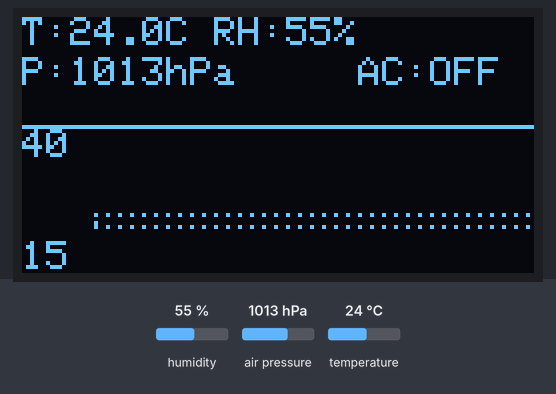
Bench run of a program on a simulated ESP32. Shown: 128×64 one-colour display. Inputs (shaded band) come from the test bench; at power-on: temperature 24 °C, humidity 55 %, air pressure 1013 hPa. What the program prints to the serial monitor is not drawn.

Above: at 2.7 s.
2.8 s: temperature set to 28 °C
At 5.4 s:
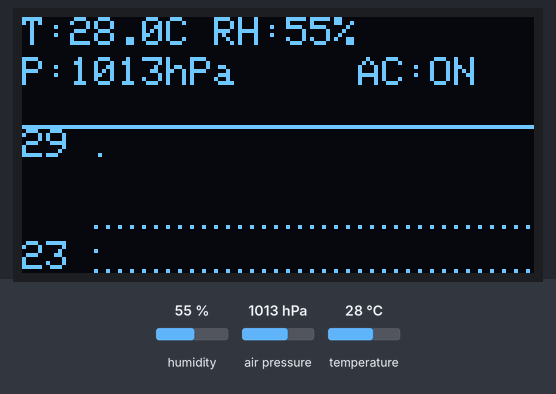
8.8 s: temperature set to 12 °C
At 11.1 s:
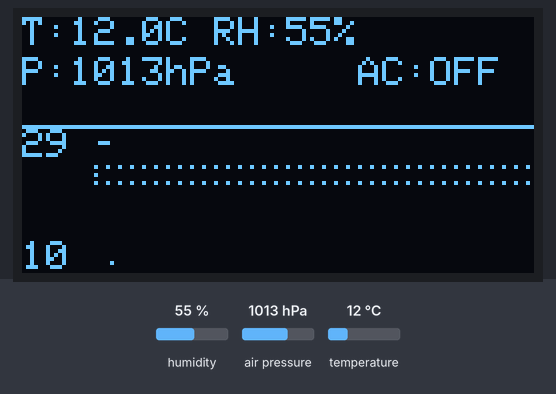
14.8 s: humidity set to 22 %
At 16.8 s:
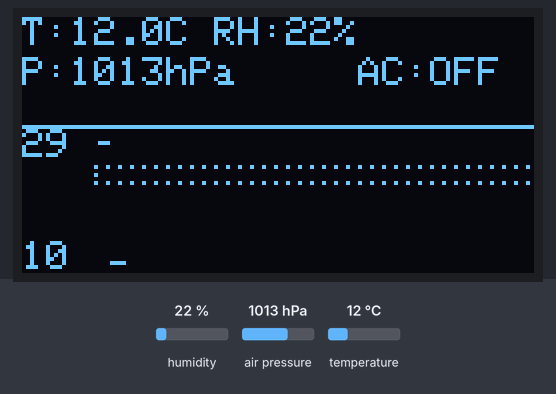
19.6 s: air pressure set to 952 hPa
At 21.1 s:
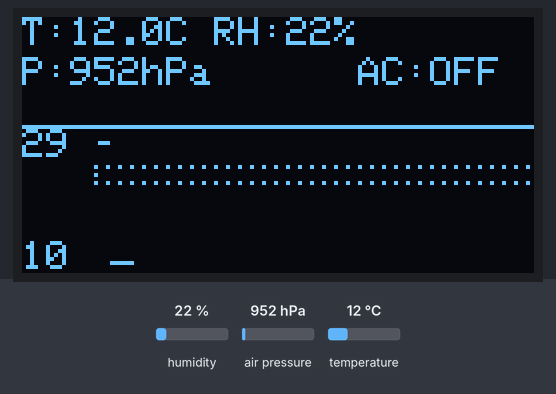
Timing chart, 0 to 22.6 s (numbered marks = the images above; inputs shaded):
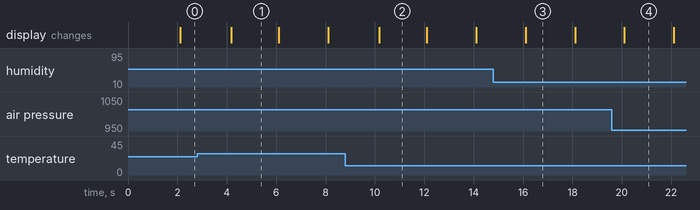

Measured:
- after the input at 2.8 s, the display: changes after 1.4 s (image 1)
- after the input at 8.8 s, the display: changes after 1.4 s (image 2)

The program:

main.cpp
```cpp
#include <Arduino.h>
#include <Wire.h>
#include <Adafruit_AHTX0.h>
#include <Adafruit_BMP280.h>
#include <Adafruit_SSD1306.h>
#include <IRremoteESP8266.h>
#include <IRsend.h>

// ── Piny ─────────────────────────────────────────────
#define IR_PIN        15
#define SCREEN_WIDTH  128
#define SCREEN_HEIGHT 64
#define OLED_RESET    -1
#define OLED_ADDR     0x3C

// ── IR kódy (NEC, 32bit: usercode << 16 | datacode) ─
#define IR_ADDR  0x01FE
#define CMD_POWER 0x39C6
#define CMD_SWING     0x926D
#define CMD_TIMER     0x9F60
#define CMD_TEMP_DOWN 0x956A
#define CMD_TEMP_UP   0x946B
#define CMD_FAN       0x9669
#define CMD_SLEEP     0x9B64

// ── Teplotní práh ────────────────────────────────────
const float TEMP_ON  = 25.0;
const float TEMP_OFF = 23.0;

// ── Graf ─────────────────────────────────────────────
#define GRAPH_POINTS  128
#define GRAPH_HEIGHT  36
#define GRAPH_Y_OFFSET 28

// ── Objekty ──────────────────────────────────────────
Adafruit_AHTX0    aht;
Adafruit_BMP280   bmp;
Adafruit_SSD1306  display(SCREEN_WIDTH, SCREEN_HEIGHT, &Wire, OLED_RESET);
IRsend            irsend(IR_PIN);

// ── Stav ─────────────────────────────────────────────
bool ahtOK = false;
bool bmpOK = false;
bool climaON = false;

float tempAHT = 0, humidity = 0;
float tempBMP = 0, pressure = 0;

float graphBuf[GRAPH_POINTS];
int   graphHead  = 0;
int   graphCount = 0;
float GRAPH_TEMP_MIN = 15.0;
float GRAPH_TEMP_MAX = 40.0;

const unsigned long READ_INTERVAL = 2000;
unsigned long lastRead = 0;

// ── IR helper ────────────────────────────────────────
void sendNEC(uint16_t addr, uint16_t cmd) {
    uint32_t raw = ((uint32_t)addr << 16) | cmd;
    irsend.sendNEC(raw, 32);
    Serial.printf("[IR] sent 0x%08X\n", raw);
}

// ── Klimatizace ──────────────────────────────────────
void climaOn() {
    if (!climaON) {
        sendNEC(IR_ADDR, CMD_POWER);
        climaON = true;
        Serial.println("[CLIMA] Zapnuto");
    }
}

void climaOff() {
    if (climaON) {
        sendNEC(IR_ADDR, CMD_POWER);
        climaON = false;
        Serial.println("[CLIMA] Vypnuto");
    }
}

void checkClima() {
    float t = ahtOK ? tempAHT : (bmpOK ? tempBMP : NAN);
    if (isnan(t)) return;

    if (!climaON && t >= TEMP_ON) climaOn();
    else if (climaON && t <= TEMP_OFF) climaOff();
}

// ── Graf ─────────────────────────────────────────────
void pushGraph(float val) {
    graphBuf[graphHead] = val;
    graphHead = (graphHead + 1) % GRAPH_POINTS;
    if (graphCount < GRAPH_POINTS) graphCount++;
}

void autoScale() {
    if (graphCount < 2) return;
    float mn = 9999, mx = -9999;
    for (int i = 0; i < graphCount; i++) {
        int idx = (graphHead - graphCount + i + GRAPH_POINTS) % GRAPH_POINTS;
        mn = min(mn, graphBuf[idx]);
        mx = max(mx, graphBuf[idx]);
    }
    float margin = max(1.0f, (mx - mn) * 0.1f);
    GRAPH_TEMP_MIN = mn - margin;
    GRAPH_TEMP_MAX = mx + margin;
}

void drawGraph() {
    autoScale();

    display.setTextSize(1);
    display.setCursor(0, GRAPH_Y_OFFSET);
    display.print((int)GRAPH_TEMP_MAX);
    display.setCursor(0, SCREEN_HEIGHT - 8);
    display.print((int)GRAPH_TEMP_MIN);

    display.drawFastHLine(0, GRAPH_Y_OFFSET - 1, SCREEN_WIDTH, SSD1306_WHITE);

    // Práhové čáry
    auto drawThreshLine = [](float thresh, float mn, float mx) {
        if (thresh < mn || thresh > mx) return;
        float norm = (thresh - mn) / (mx - mn);
        int y = SCREEN_HEIGHT - 1 - (int)(norm * (GRAPH_HEIGHT - 1));
        for (int x = 18; x < SCREEN_WIDTH; x += 3)
            display.drawPixel(x, y, SSD1306_WHITE); // tečkovaná čára
    };

    drawThreshLine(TEMP_ON,  GRAPH_TEMP_MIN, GRAPH_TEMP_MAX);
    drawThreshLine(TEMP_OFF, GRAPH_TEMP_MIN, GRAPH_TEMP_MAX);

    int xStart = 18;
    int graphW  = SCREEN_WIDTH - xStart;

    for (int i = 0; i < min(graphCount, graphW); i++) {
        int idx = (graphHead - min(graphCount, graphW) + i + GRAPH_POINTS) % GRAPH_POINTS;
        float val = graphBuf[idx];
        float norm = constrain((val - GRAPH_TEMP_MIN) / (GRAPH_TEMP_MAX - GRAPH_TEMP_MIN), 0.0f, 1.0f);
        int x = xStart + i;
        int y = SCREEN_HEIGHT - 1 - (int)(norm * (GRAPH_HEIGHT - 1));
        display.drawPixel(x, y, SSD1306_WHITE);
    }
}

// ── Display ──────────────────────────────────────────
void updateDisplay() {
    display.clearDisplay();

    display.setTextSize(1);
    display.setCursor(0, 0);
    if (ahtOK) {
        display.print("T:");
        display.print(tempAHT, 1);
        display.print("C RH:");
        display.print(humidity, 0);
        display.print("%");
    } else {
        display.print("AHT: N/A");
    }

    display.setCursor(0, 10);
    if (bmpOK) {
        display.print("P:");
        display.print(pressure, 0);
        display.print("hPa ");
    }
    // Stav klimatizace vpravo
    display.setCursor(84, 10);
    display.print("AC:");
    display.print(climaON ? "ON " : "OFF");

    drawGraph();
    display.display();
}

// ── Senzory ──────────────────────────────────────────
void readSensors() {
    if (ahtOK) {
        sensors_event_t hum, temp;
        aht.getEvent(&hum, &temp);
        tempAHT  = temp.temperature;
        humidity = hum.relative_humidity;
    }
    if (bmpOK) {
        tempBMP  = bmp.readTemperature();
        pressure = bmp.readPressure() / 100.0F;
    }
    float graphVal = ahtOK ? tempAHT : (bmpOK ? tempBMP : 0);
    pushGraph(graphVal);
}

// ── Setup / Loop ─────────────────────────────────────
void setup() {
    Serial.begin(115200);
    Wire.begin(21, 22);

    if (!display.begin(SSD1306_SWITCHCAPVCC, OLED_ADDR)) {
        Serial.println("[ERROR] OLED nenalezen");
        while (true);
    }

    ahtOK = aht.begin();
    bmpOK = bmp.begin(0x77);
    if (bmpOK) {
        bmp.setSampling(
            Adafruit_BMP280::MODE_NORMAL,
            Adafruit_BMP280::SAMPLING_X2,
            Adafruit_BMP280::SAMPLING_X16,
            Adafruit_BMP280::FILTER_X16,
            Adafruit_BMP280::STANDBY_MS_500
        );
    }

    irsend.begin();
    for (int i = 0; i < GRAPH_POINTS; i++) graphBuf[i] = 0;

    display.clearDisplay();
    display.setTextColor(SSD1306_WHITE);
    display.setTextSize(1);
    display.setCursor(20, 25);
    display.println("ESP32 ClimaSta.");
    display.display();
    delay(1500);
}

void loop() {
    unsigned long now = millis();
    if (now - lastRead >= READ_INTERVAL) {
        lastRead = now;
        readSensors();
        checkClima();
        updateDisplay();
    }
}
```
